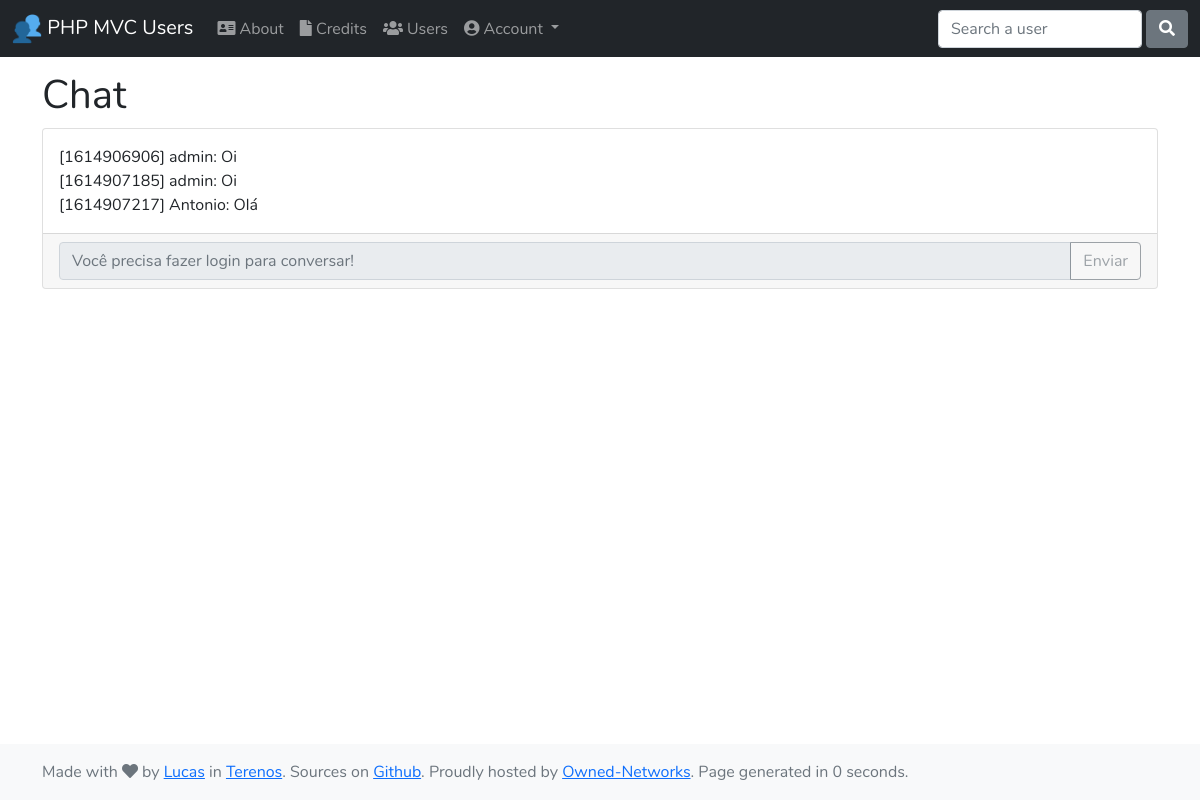
Before: / with the older database file.
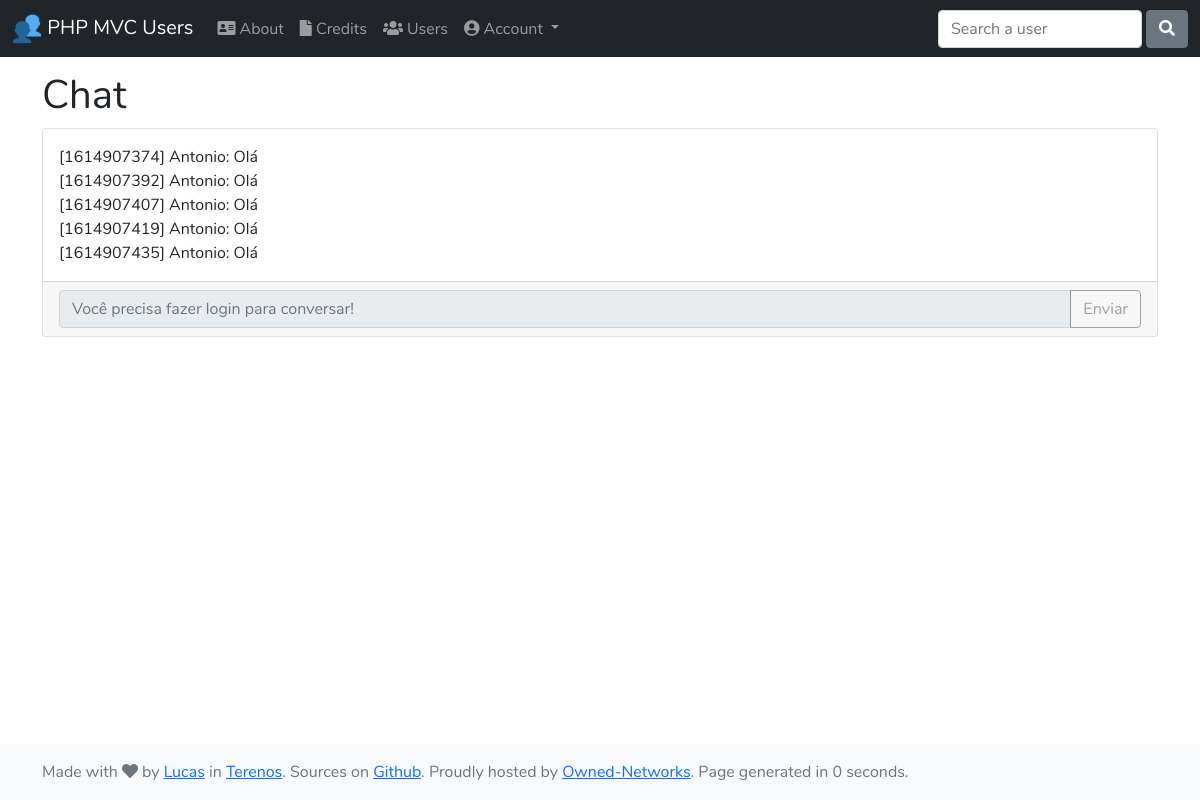
After: the same page with the newer database file.
### tables this page shows
CREATE TABLE chat (
    "id"		INTEGER PRIMARY KEY AUTOINCREMENT,
    "user_id"	INTEGER,
    "user"      TEXT,
    "message"   TEXT,
    "timestamp" INTEGER,
    FOREIGN KEY(user_id) REFERENCES users(id),
    FOREIGN KEY(user) REFERENCES users(user)
);

### app/Controller/ChatController.php (called while the page is built, shortened)
<?php
class ChatController
{
    public function index()
    {
        $Chat = new Chat();
        $messages = $Chat->list();
        require APP . 'view/_templates/header.php';
        require APP . 'view/chat/list.php';
        require APP . 'view/_templates/footer.php';
    }
}

### public/index.php (called while the page is built, shortened)
<?php
require APP . DIRECTORY_SEPARATOR . 'autoload.php';
$app = new Application();

### app/autoload.php (called while the page is built, shortened)
<?php
spl_autoload_register(function ($class) {
    $prefix = 'App\\';
    $base_dir = APP;
    $len = strlen($prefix);
    $relative_class = substr($class, $len);
    $file = $base_dir . str_replace('\\', '/', $relative_class) . '.php';
});

### app/Core/Model.php (called while the page is built, shortened)
<?php
class Model
{
    private function open() {
        $this->db = new PDO('sqlite:' . DB_FILE);
    }
}

### app/Model/Chat.php (called while the page is built, shortened)
<?php
class Chat extends Model
{
    public array $results = [];
    public function list(): array
    {
        $this->cleanOlder();
        $query = $this->db->prepare("SELECT id, user_id, user, message, timestamp FROM " . CHAT_TABLE);
        $query->execute();
        while ($row = $query->fetch()) {
            $this->results[] = $row;
        }
        return $this->results;
    }
    public function cleanOlder()
    {
        if ($this->amount() > 5) {
            $query = $this->db->prepare("DELETE FROM " . CHAT_TABLE . " WHERE id IS NOT NULL ORDER BY timestamp LIMIT 1");
            $query->execute();
        }
    }
    public function amount()
    {
        $sql = "SELECT COUNT(id) AS amount FROM " . CHAT_TABLE . ";";
        $query = $this->db->prepare($sql);
        $query->execute();
        return $query->fetch()->amount;
    }
}

### app/view/chat/list.php (the view)
<main>
    <div class="container h-100">
        <nav aria-label="breadcrumb" class="mt-2" style="--bs-breadcrumb-divider: '>';">
            <ol class="breadcrumb">
                <li class="breadcrumb-item"><a href="<?php echo URL; ?>">Home</a></li>
                <li class="breadcrumb-item active" aria-current="page">Chat</li>
            </ol>
        </nav>
        <h1>Chat</h1>
        <div class="card">
            <div class="card-body h-100">
                <?php
                if (isset($messages)) {
                    foreach ($messages as $message) {
                        echo '[' . $message->timestamp . '] ' . $message->user . ': ' . $message->message . ((isset($_SESSION['role']) && $_SESSION['role'] === 'admin') ? ' <a href="' . URL . 'chat/delete/' . $message->id . '">del</a>' : '') . '<br />';
                    }
                }
                ?>
            </div>
            <div class="card-footer">
                <form action="<?php echo URL; ?>chat/send" method="post">
                    <div class="input-group m-0">
                        <input name="message" type="text" class="form-control" placeholder="<?php echo isset($_SESSION['logged']) ? 'Fale alguma coisa...' : 'Você precisa fazer login para conversar!'; ?>" aria-label="Fale alguma coisa..." aria-describedby="button-addon" <?php echo isset($_SESSION['logged']) ? '' : 'disabled'; ?>>
                        <button class="btn btn-outline-secondary" type="submit" id="button-addon" <?php echo isset($_SESSION['logged']) ? '' : 'disabled'; ?>>Enviar</button>
                    </div>
                </form>
            </div>
        </div>
    </div>
</main>

### app/Core/Application.php (shortened to what this page needs)
<?php
class Application
{
    private $url_controller = null;
    private $url_action = '';
    private $url_params = array();
    public function __construct()
    {
        if (!$this->url_controller) {
            $page = new ChatController();
            $page->index();
        } else if (file_exists(APP . 'Controller/' . ucfirst($this->url_controller) . 'Controller.php')) {
            $controller = "\\App\\Controller\\" . ucfirst($this->url_controller) . 'Controller';
            $this->url_controller = new $controller();
            if (method_exists($this->url_controller, $this->url_action) &&
                is_callable(array($this->url_controller, $this->url_action))) {
                if (!empty($this->url_params)) {
                    call_user_func_array(array($this->url_controller, $this->url_action), $this->url_params);
                } else {
                    $this->url_controller->{$this->url_action}();
                }
            } else {
                if (strlen($this->url_action) == 0) {
                    $this->url_controller->index();
                } else {
                    $page = new PagesController();
                    $page->error();
                }
            }
        } else {
            $page = new PagesController();
            $page->error();
        }
    }
}

### app/view/_templates/header.php (shortened to what this page needs)
<?php
$time = microtime();
$time = explode(' ', $time);
$time = $time[1] + $time[0];
$start = $time;
?>
<!doctype html>
<html lang="pt-br" class="h-100">
<head>
    <link rel="stylesheet" href="<?php echo URL; ?>css/bootstrap.min.css">
    <link rel="stylesheet" href="<?php echo URL; ?>css/hamburgers.min.css">
    <link rel="stylesheet" href="<?php echo URL; ?>css/fontawesome.min.css">
    <link rel="stylesheet" href="<?php echo URL; ?>css/main.css">
</head>
<body class="d-flex flex-column h-100">
    <header>
        <nav class="navbar navbar-expand-md navbar-dark fixed-top bg-dark">
            <div class="container-fluid">
                <a class="navbar-brand" href="<?php echo URL; ?>">
                    <img src="<?php echo URL; ?>img/logo-32x32.png" width="30" height="30" alt="PHP MVC Users" style="margin-top: -5px;">
                    PHP MVC Users
                </a>
                <div class="collapse navbar-collapse" id="navbarsExampleDefault">
                    <ul class="navbar-nav me-auto">
                        <li class="nav-item">
                            <a class="nav-link" href="<?php echo URL; ?>pages/about"><i class="fas fa-address-card"></i> About</a>
                        </li>
                        <li class="nav-item">
                            <a class="nav-link" href="<?php echo URL; ?>pages/credits"><i class="fas fa-file"></i> Credits</a>
                        </li>
                        <li class="nav-item">
                            <a class="nav-link" href="<?php echo URL; ?>users"><i class="fas fa-users"></i> Users</a>
                        </li>
                        <?php if (!isset($_SESSION['logged'])) { ?>
                        <li class="nav-item dropdown">
                            <a class="nav-link dropdown-toggle" href="#" id="navbarDropdown" role="button" data-bs-toggle="dropdown" aria-expanded="false">
                                <i class="fas fa-user-circle"></i> Account
                            </a>
                        </li>
                        <?php } ?>
                    </ul>
                    <form action="<?php echo URL; ?>users/search" method="post" class="d-flex">
                        <input name="term" class="form-control me-1" type="text" placeholder="Search a user" aria-label="Search">
                        <button class="btn btn-secondary" type="submit"><i class="fas fa-search"></i></button>
                    </form>
                </div>
            </div>
        </nav>
    </header>

### app/view/_templates/footer.php (shortened to what this page needs)
<footer class="footer mt-auto py-3 bg-light">
    <div class="container">
        <span class="text-muted">
            Made with <i class="fas fa-heart"></i> by <a href="https://lucasbrum.net" target="_blank">Lucas</a> in <a href="https://pt.wikipedia.org/wiki/Terenos" target="_blank">Terenos</a>.
            <div class="d-none d-sm-inline">Sources on <a href="https://github.com/sistematico/php-mvc-users" target="_blank">Github</a>.
            Proudly hosted by <a href="https://www.owned-networks.net/client_area/aff.php?aff=11" target="_blank">Owned-Networks</a>.
            <?php
                $time = microtime();
                $time = explode(' ', $time);
                $time = $time[1] + $time[0];
                $finish = $time;
                $total_time = round(($finish - $start), 4);
                echo 'Page generated in '.$total_time.' seconds.';
            ?>
            </div>
        </span>
    </div>
</footer>
</body>
</html>

### public/css/main.css (style rules this page uses)
body { font-family: 'Nunito', sans-serif; }

Changed rows visible on the page:
removed chat: timestamp "1614906906", user "admin", message "Oi"
removed chat: timestamp "1614907185", user "admin", message "Oi"
removed chat: timestamp "1614907217", user "Antonio", message "Olá"
added chat: timestamp "1614907374", user "Antonio", message "Olá"
added chat: timestamp "1614907392", user "Antonio", message "Olá"
added chat: timestamp "1614907407", user "Antonio", message "Olá"
added chat: timestamp "1614907419", user "Antonio", message "Olá"
added chat: timestamp "1614907435", user "Antonio", message "Olá"
